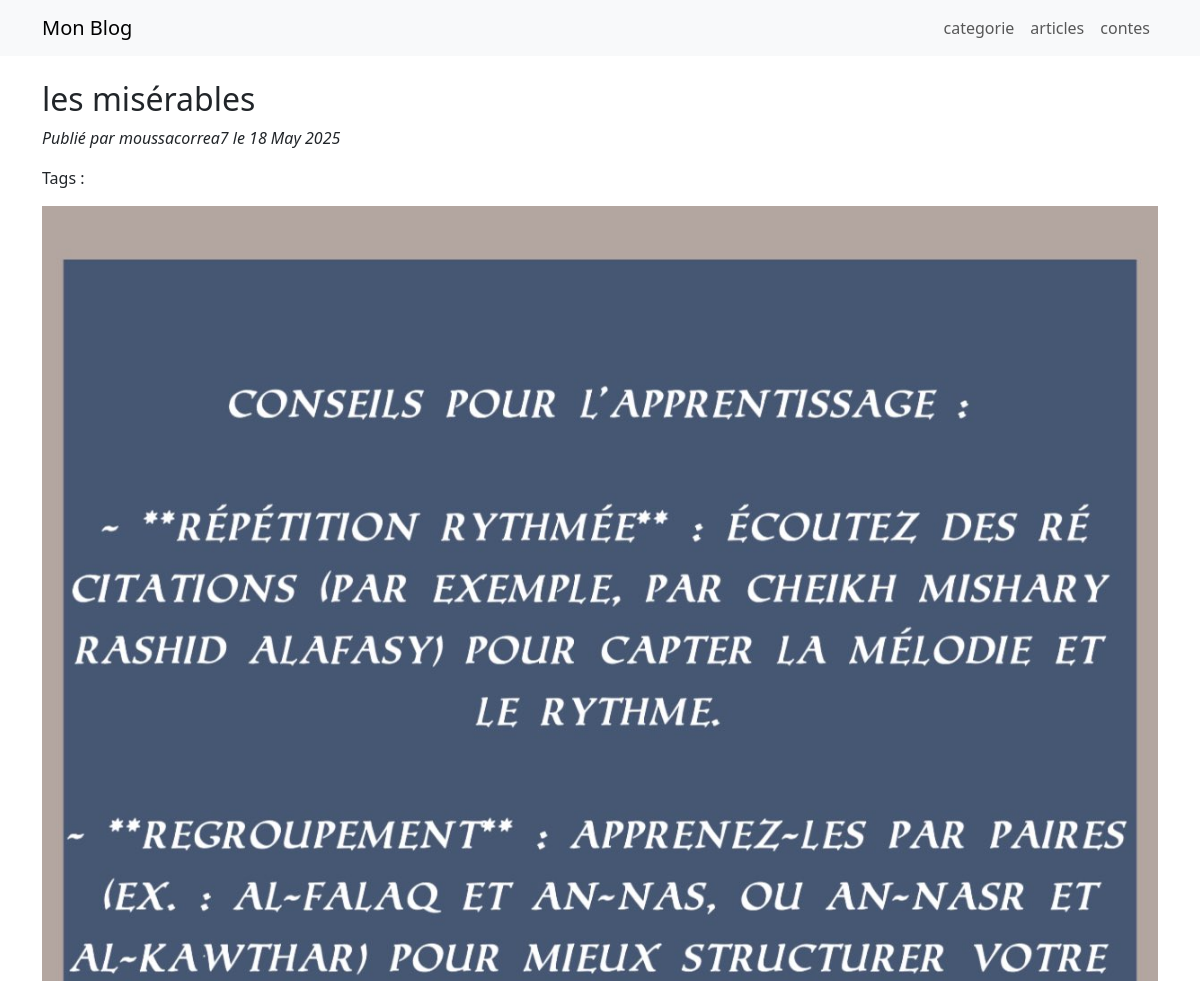
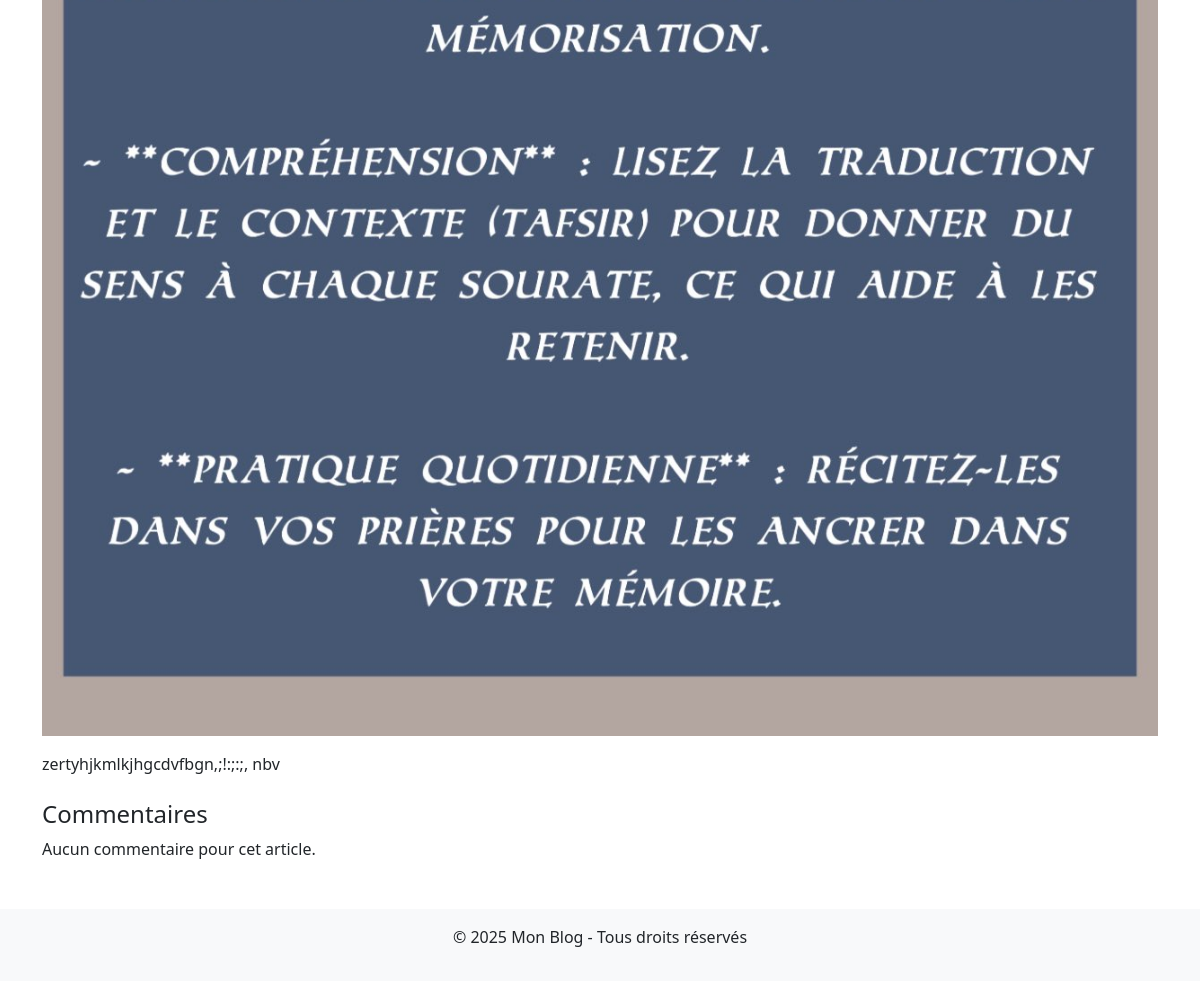
Page /article/les-miserables/ on the committed database (2 pictures, top to bottom).
### blog/models.py (models this page shows, shortened)
class Categorie(models.Model):
    nom = models.CharField(max_length=100, unique=True)

class Article(models.Model):
    STATUT_CHOICES = (
        ('brouillon', 'Brouillon'),
        ('publie', 'Publié'),
    )
    titre = models.CharField(max_length=200)
    slug = models.SlugField(unique=True, blank=True)
    contenu = models.TextField()
    image = models.ImageField(upload_to='articles/', blank=True, null=True)
    auteur = models.ForeignKey(User, on_delete=models.CASCADE)
    date_publication = models.DateTimeField(auto_now_add=True)
    categorie = models.ForeignKey(Categorie, on_delete=models.SET_NULL, null=True)
    tags = models.ManyToManyField(Tag, blank=True)
    statut = models.CharField(max_length=10, choices=STATUT_CHOICES, default='brouillon')

### blog/views.py (the view)
# urls.py: path('article/<slug:slug>/', views.article_detail, name='article_detail'),
def article_detail(request, slug):
    article = get_object_or_404(Article, slug=slug, statut='publie')
    commentaires = article.commentaires.filter(approuve=True)
    categories = Categorie.objects.all()  # Pour la navbar
    return render(request, 'blog/article_detail.html', {
        'article': article,
        'commentaires': commentaires,
        'categories': categories,
    })

### blog/context_processors.py (called while the page is built)
def categories_context(request):
    return {
        'categories': Categorie.objects.all()
    }

### blog/templates/blog/article_detail.html (shortened to what this page needs)
{% extends "blog/base.html" %}
{% block content %}
<h2>{{ article.titre }}</h2>
<p><em>Publié par {{ article.auteur }} le {{ article.date_publication|date:"d M Y" }}</em></p>
<p>Tags :
</p>
{% if article.image %}
<img src="{{ article.image.url }}" class="img-fluid" alt="{{ article.titre }}">
{% endif %}
<div class="mt-3">
  {{ article.contenu|linebreaks }}
</div>
<h4 class="mt-4">Commentaires</h4>
{% for commentaire in commentaires %}
  <div class="border p-2 mb-2">
    <strong>{{ commentaire.nom }}</strong> : {{ commentaire.message|linebreaks }}
  </div>
{% empty %}
  <p>Aucun commentaire pour cet article.</p>
{% endfor %}
{% endblock %}

### blog/templates/blog/base.html (shortened to what this page needs)
<!DOCTYPE html>
<html lang="fr">
<head>
  <link rel="stylesheet" href="https://cdn.jsdelivr.net/npm/bootstrap@5.3.0/dist/css/bootstrap.min.css">
</head>
<body>
  <nav class="navbar navbar-expand-lg navbar-light bg-light mb-4">
    <div class="container">
      <a class="navbar-brand" href="{% url 'accueil' %}">Mon Blog</a>
      <div class="collapse navbar-collapse">
        <ul class="navbar-nav ms-auto">
          {% for cat in categories %}
            <li class="nav-item">
              <a class="nav-link" href="{% url 'articles_par_categorie' cat.id %}">{{ cat.nom }}</a>
            </li>
          {% endfor %}
        </ul>
      </div>
    </div>
  </nav>
  <div class="container">
    {% block content %}{% endblock %}
  </div>
  <footer class="bg-light text-center mt-5 p-3">
    <p>© 2025 Mon Blog - Tous droits réservés</p>
  </footer>
</body>
</html>

### rows in the picture
Categorie: nom "categorie"
Categorie: nom "articles"
Categorie: nom "contes"
Article: titre "les misérables", auteur "moussacorrea7", date_publication "18 May 2025", image (picture), contenu "zertyhjkmlkjhgcdvfbgn,;!:;:;, nbv"
